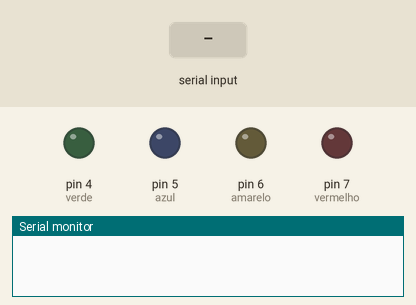
This sketch was run on a simulated Arduino Uno, built with avr-gcc and run on an emulated ATmega328P. Shown: output pins drawn as LEDs (lit = HIGH), the last lines printed to the serial monitor. The inputs (shaded band) are chosen by the test bench.

Above: at 1.2 s.
1.3 s: "5\n" received over Serial
At 1.8 s:
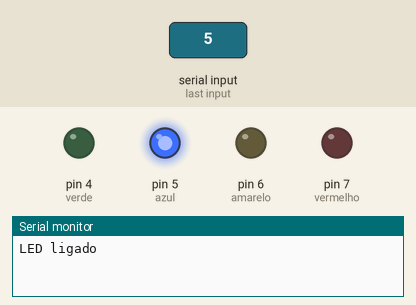
Timing chart, 0 to 4.3 s (numbered marks = the images above; inputs shaded):
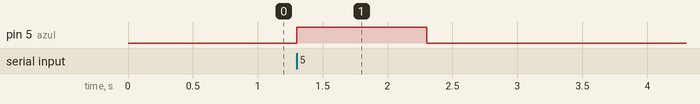

The sketch:

acenderLuzesPelaPortaSerial.ino
```cpp
int vermelho = 7;
int amarelo = 6;
int azul = 5;
int verde = 4;

int leds[] = {vermelho,amarelo,azul,verde};

void setup() {

  pinMode(vermelho, OUTPUT);
  pinMode(amarelo, OUTPUT);
  pinMode(azul, OUTPUT);
  pinMode(verde, OUTPUT);

  Serial.begin(9600);
}

void loop() {
  // put your main code here, to run repeatedly:

    if (Serial.available() > 0) {


    // Lê o valor inteiro da porta serial
    int valorRecebido = Serial.parseInt();

      if(valorRecebido == 100){
          reiniciar();
      }

      digitalWrite(valorRecebido, HIGH);

      // Imprime os elementos da matriz
      for(int i = 0; i < 4; i++) {
         if(leds[i] != valorRecebido){
            digitalWrite(leds[i], LOW);
         }
      }

      Serial.println("LED ligado");

    }
}

void reiniciar(){
      for(int i = 0; i < 4; i++) {
        digitalWrite(leds[i], LOW);
      }
}
```

Measured:
- after the input at 1.3 s, pin 5 (azul): LOW → HIGH at once, → LOW 1.0 s later
